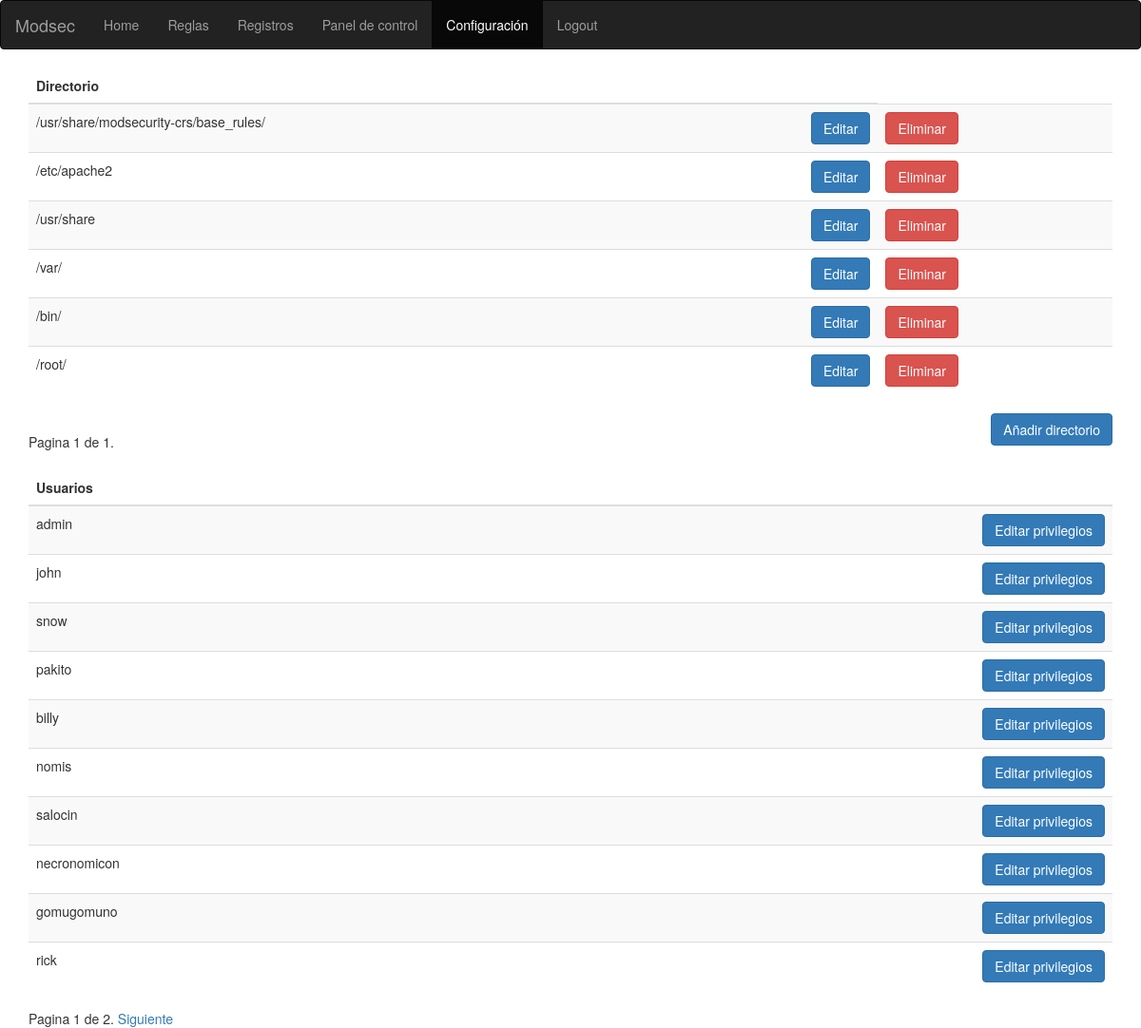
The page /modsec/conf/ (signed in) on the database as committed earlier.
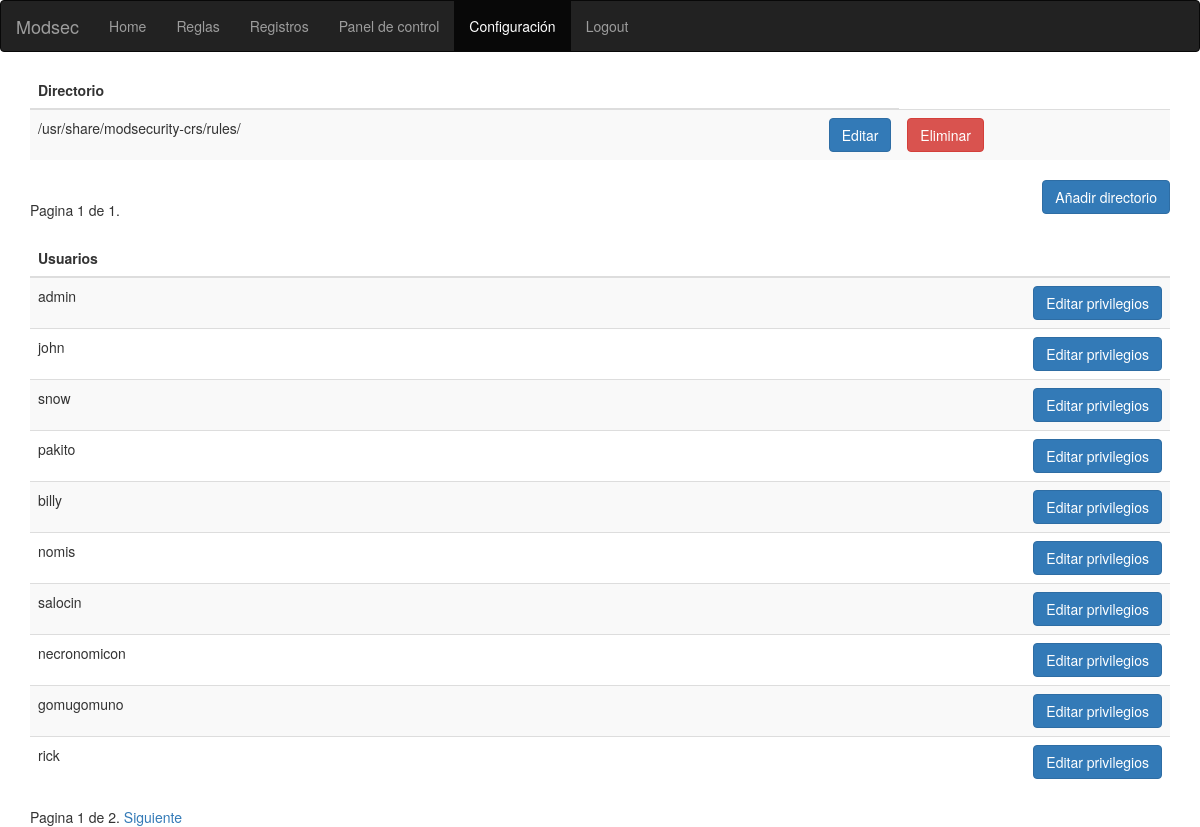
The same page on the database as committed later.
### modsec/models.py (models this page shows, shortened)
class Path(models.Model):
    text=models.CharField(max_length=250)

### modsec/views.py (the view)
@login_required(login_url='/modsec/login')
def paths(request):
    directorios=Path.objects.all()
    usuarios=User.objects.all()
    paginator = Paginator(directorios, 10)
    page = request.GET.get('page')
    try:
        directorios = paginator.page(page)
    except PageNotAnInteger:
        directorios = paginator.page(1)
    except EmptyPage:
        directorios = paginator.page(paginator.num_pages)
    paginator2 = Paginator(usuarios, 10)
    page2 = request.GET.get('page2')
    try:
        usuarios = paginator2.page(page2)
    except PageNotAnInteger:
        usuarios = paginator2.page(1)
    except EmptyPage:
        usuarios = paginator2.page(paginator2.num_pages)
    context={'directorios':directorios,'usuarios':usuarios}
    return render(request, 'modsec/conf.html',context)

### modsec/templates/modsec/conf.html (shortened to what this page needs)
<!DOCTYPE html>
<html lang="en">
<head>
  <link rel="stylesheet" href="https://maxcdn.bootstrapcdn.com/bootstrap/3.3.7/css/bootstrap.min.css">
</head>
<body>
<nav class="navbar navbar-inverse">
  <div class="container-fluid">
    <div class="navbar-header">
      <a class="navbar-brand" href="/modsec/">Modsec</a>
    </div>
    <ul class="nav navbar-nav">
      <li><a href="/modsec/">Home</a></li>
      <li ><a href="/modsec/rules/">Reglas</a></li>
      <li><a href="/modsec/logs/">Registros</a></li>
      <li><a href="/modsec/dashboard/">Panel de control</a></li>
      <li class="active"><a href="/modsec/conf/">Configuración</a></li>
      <li><a href="/modsec/logout/">Logout</a></li>
    </ul>
  </div>
</nav>
<div class="container">
  <table class="table table-striped">
    <thead>
      <tr>
        <th>Directorio</th>
        <th></th>
      </tr>
    </thead>
    <tbody>
     {% for dir in directorios %}
     	<tr>
			 <td>{{ dir.text }}</td>
       <td> <a href="/modsec/editPath/{{ dir.id }}" class="btn btn-primary" style="float:right">Editar</a></td>
       {% if request.user.is_superuser %}
          <td> <a href="/modsec/deletePath/{{ dir.id }}" class="btn btn-danger" style="float:left">Eliminar</a></td>
       {% endif %}
	 {% endfor %}
       </tr>
    </tbody>
  </table>
  <div class="pagination">
    <span class="step-links">
        <span class="current">
            Pagina {{ directorios.number }} de {{ directorios.paginator.num_pages }}.
        </span>
    </span>
</div>
 <a href="/modsec/addPath/" class="btn btn-primary" style="float:right">Añadir directorio</a>
</div>
{% if request.user.is_superuser %}
    <div class="container">
    <table class="table table-striped">
      <thead>
        <tr>
          <th>Usuarios</th>
          <th></th>
        </tr>
      </thead>
      <tbody>
       {% for u in usuarios %}
        <tr>
         <td>{{u.username }}</td>
         <td> <a href="/modsec/editUserPermissions/{{ u.id }}" class="btn btn-primary" style="float:right">Editar privilegios</a></td>
     {% endfor %}
         </tr>
      </tbody>
    </table>
    <div class="pagination2">
      <span class="step-links">
          <span class="current">
              Pagina {{ usuarios.number }} de {{ usuarios.paginator.num_pages }}.
          </span>
          {% if usuarios.has_next %}
              <a href="?page2={{ usuarios.next_page_number }}">Siguiente</a>
          {% endif %}
      </span>
    </div>
    </div>
    {% endif %}
</body>
</html>

Rows that differ between the two databases and show on the page:
removed Path: text "/etc/apache2"
removed Path: text "/usr/share"
removed Path: text "/var/"
removed Path: text "/bin/"
removed Path: text "/root/"
changed Path: text "/usr/share/modsecurity-crs/base_rules/" → "/usr/share/modsecurity-crs/rules/"
